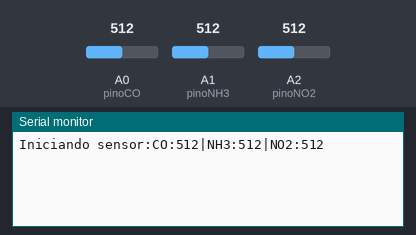
Bench run of a sketch on a simulated Arduino Uno, built with avr-gcc and run on an emulated ATmega328P. Parts: the last lines printed to the serial monitor. Inputs (shaded band) come from the test bench; at power-on: A0 (pinoCO) = 512, A1 (pinoNH3) = 512, A2 (pinoNO2) = 512.

Above: at 6.2 s.
6.3 s: A0 (pinoCO) set to 716
At 7.3 s:
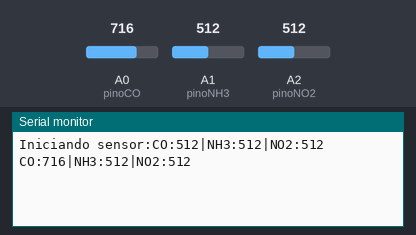
7.8 s: A1 (pinoNH3) set to 716
At 8.4 s:
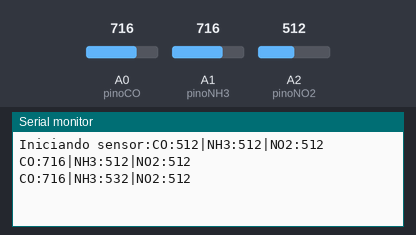
9.3 s: A2 (pinoNO2) set to 716
At 9.3 s:
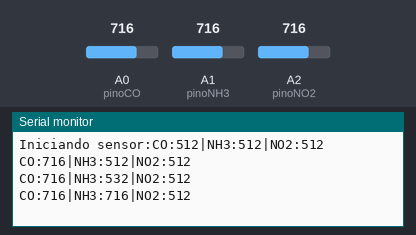
10.8 s: A0 (pinoCO) set to 900
At 12.2 s:
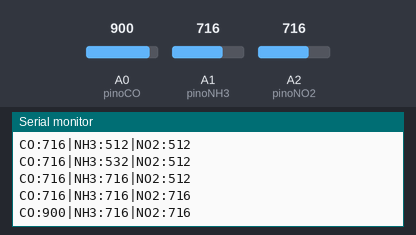
12.3 s: A1 (pinoNH3) set to 900
At 13.6 s:
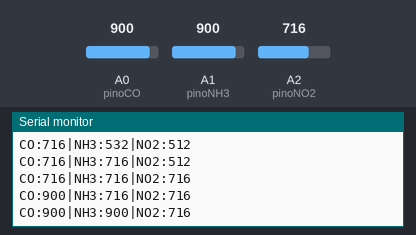
13.8 s: A2 (pinoNO2) set to 900
At 15.3 s:
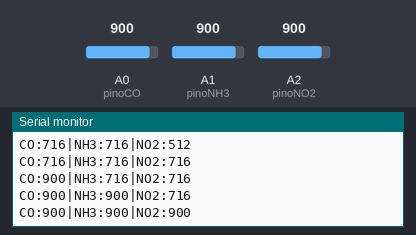
Timing chart, 0 to 16.3 s (numbered marks = the images above; inputs shaded):
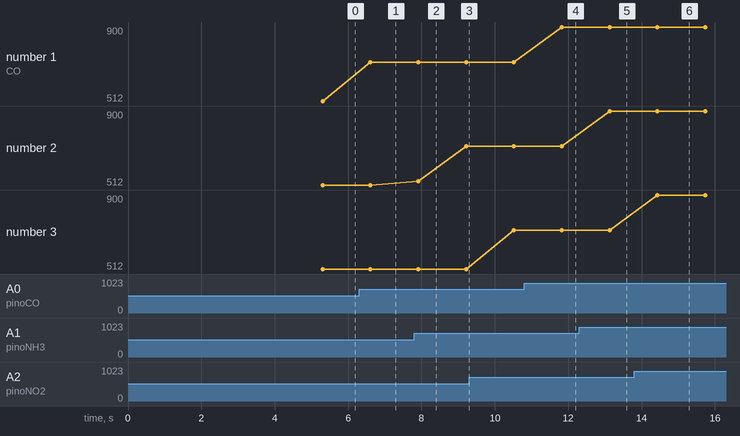

Measured:
- after the input at 6.3 s, the serial monitor: prints a new line after 0.31 s (image 1)
- after the input at 7.8 s, the serial monitor: prints a new line after 0.11 s (image 2)
- after the input at 10.8 s, the serial monitor: prints a new line after 1.0 s (image 4)
- after the input at 12.3 s, the serial monitor: prints a new line after 0.83 s (image 5)
- after the input at 13.8 s, the serial monitor: prints a new line after 0.63 s (image 6)
- plotted number 1: 512 → 716 after the input at 6.3 s, 716 → 900 after the input at 10.8 s

The sketch:

medidor_de_gases.ino
```cpp
const int pinoCO = A0;
const int pinoNH3 = A1;
const int pinoNO2 = A2;

const int amostras = 10;

int lerMedia(int pino){
  long soma = 0;
  for(int i = 0; i < amostras; i++){
    soma += analogRead(pino);
    delay(10);
  }
  return soma / amostras;
}

void setup(){
  Serial.begin(9600);
  Serial.print("Iniciando sensor:");
  delay(5000);
}

void loop() {
  int valorCO = lerMedia(pinoCO);
  int valorNH3 = lerMedia(pinoNH3);
  int valorNO2 = lerMedia(pinoNO2);

  Serial.print("CO:");
  Serial.print(valorCO);

  Serial.print("|NH3:");
  Serial.print(valorNH3);

  Serial.print("|NO2:");
  Serial.println(valorNO2);

  delay(1000);
}
```
